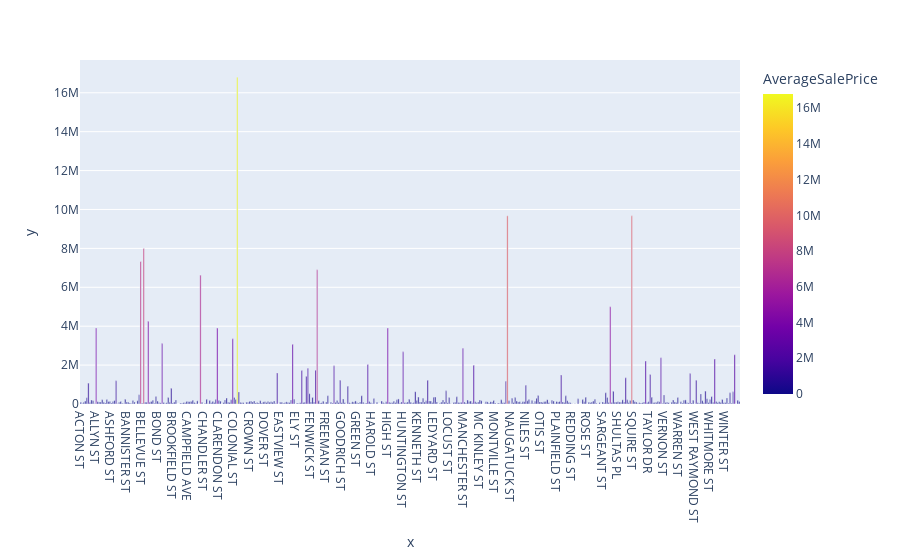

The notebook cell saved with this chart:
### Code cell
import plotly.express as px
import pandas as pd

# reading the .csv file using read_csv() function from panda
real_estate = pd.read_csv("real-estate-sales_main.csv")

# grouping the data and calculating average by  using the  groupby)() and mean() function of panda
per_location_average_sale = real_estate.groupby(['StreetNameAndWay']).SalePrice.mean()

#wrting the data into .csv using the to_csv() of panda
per_location_average_sale.to_csv('average_sale_per_location.csv')

#reading a comma-separated values of .csv file  into dataframe 
data = pd.read_csv('average_sale_per_location.csv')

# constructing  dataframe out of csv data 
df = pd.DataFrame(data)

# renaming SalePrice of the dataframe to AverageSalePrice after averaging the sale 
new_df = df.rename(columns={'SalePrice':'AverageSalePrice'})

# creating lists out of dataframe column for the bar plot 

Locations = list(df.iloc[:, 0])
Sales = list(df.iloc[:, 1])

#using plotly for ploting bar plots
fig = px.bar(new_df,x=Locations, y=Sales,color = 'AverageSalePrice')
#Showing the plots
fig.show()

### Figure 1 — Plotly figure (JSON) as saved in the notebook; plotly's stock layout.template omitted (floating-point values rounded to 4 significant figures; data arrays with more than 128 entries replaced by an {"elided": "..."} marker saying what was removed)
{"data": [{"alignmentgroup": "True", "hovertemplate": "x=%{x}<br>y=%{y}<br>AverageSalePrice=%{marker.color}<extra></extra>", "legendgroup": "", "marker": {"color": {"elided": "430 float values"}, "coloraxis": "coloraxis", "pattern": {"shape": ""}}, "name": "", "offsetgroup": "", "orientation": "v", "showlegend": false, "textposition": "auto", "type": "bar", "x": {"elided": "430 str values"}, "xaxis": "x", "y": {"elided": "430 float values"}, "yaxis": "y"}], "layout": {"barmode": "relative", "coloraxis": {"colorbar": {"title": {"text": "AverageSalePrice"}}, "colorscale": [[0, "#0d0887"], [0.1111, "#46039f"], [0.2222, "#7201a8"], [0.3333, "#9c179e"], [0.4444, "#bd3786"], [0.5556, "#d8576b"], [0.6667, "#ed7953"], [0.7778, "#fb9f3a"], [0.8889, "#fdca26"], [1, "#f0f921"]]}, "legend": {"tracegroupgap": 0}, "margin": {"t": 60}, "xaxis": {"anchor": "y", "domain": [0, 1], "title": {"text": "x"}}, "yaxis": {"anchor": "x", "domain": [0, 1], "title": {"text": "y"}}}}
